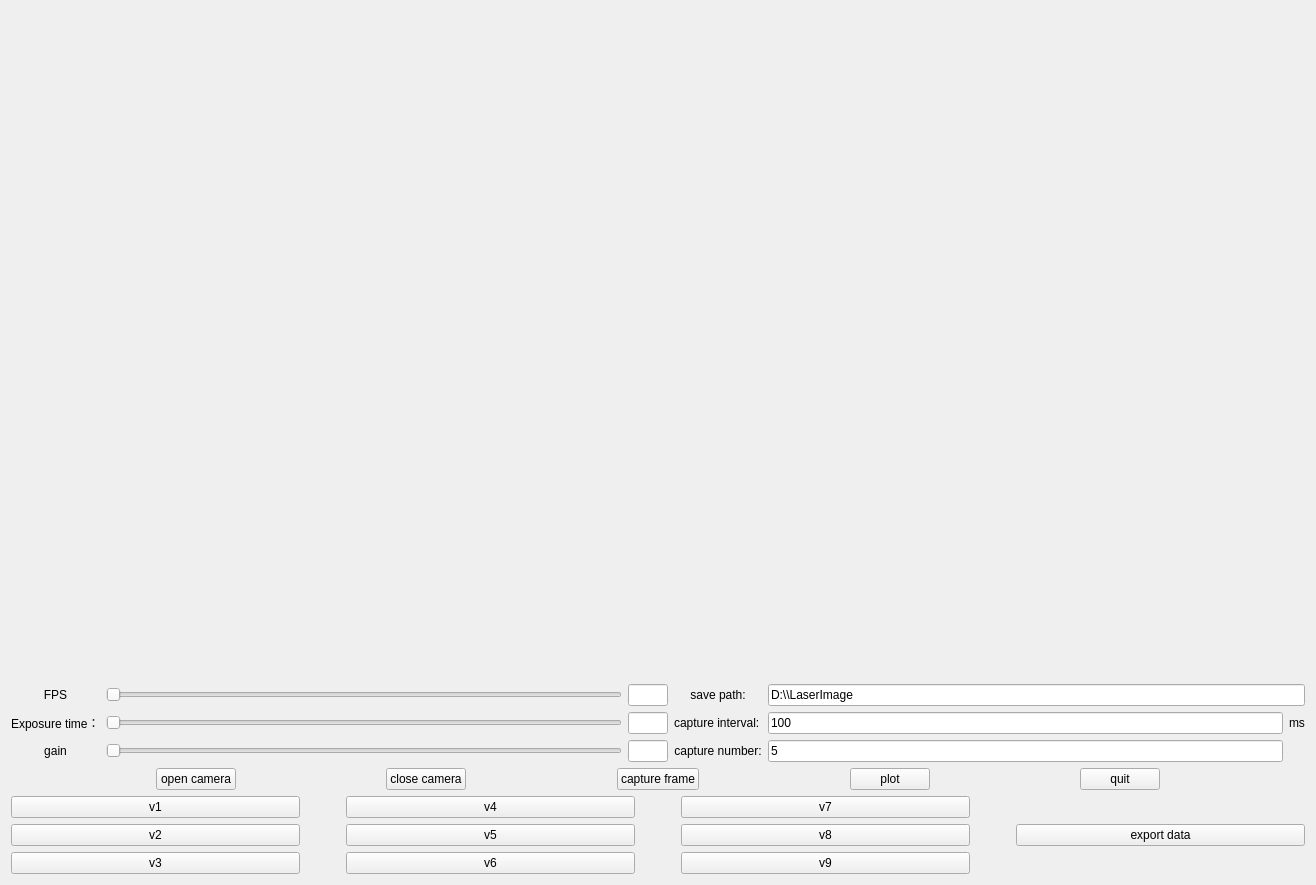
<?xml version="1.0" encoding="UTF-8"?>
<ui version="4.0">
 <class>widget</class>
 <widget class="QWidget" name="widget">
  <property name="geometry">
   <rect>
    <x>0</x>
    <y>0</y>
    <width>1316</width>
    <height>885</height>
   </rect>
  </property>
  <property name="windowTitle">
   <string>Form</string>
  </property>
  <layout class="QVBoxLayout" name="verticalLayout_2">
   <item>
    <layout class="QHBoxLayout" name="horizontalLayout_2">
     <property name="spacing">
      <number>0</number>
     </property>
     <property name="sizeConstraint">
      <enum>QLayout::SetNoConstraint</enum>
     </property>
     <item>
      <widget class="QLabel" name="label_VideoDisplay">
       <property name="text">
        <string/>
       </property>
      </widget>
     </item>
     <item>
      <spacer name="horizontalSpacer">
       <property name="orientation">
        <enum>Qt::Horizontal</enum>
       </property>
       <property name="sizeType">
        <enum>QSizePolicy::Fixed</enum>
       </property>
       <property name="sizeHint" stdset="0">
        <size>
         <width>20</width>
         <height>0</height>
        </size>
       </property>
      </spacer>
     </item>
     <item>
      <widget class="QLabel" name="label_laserdisplay">
       <property name="text">
        <string/>
       </property>
      </widget>
     </item>
    </layout>
   </item>
   <item>
    <layout class="QGridLayout" name="gridLayout">
     <item row="2" column="3">
      <widget class="QLabel" name="label_5">
       <property name="text">
        <string>capture number:</string>
       </property>
       <property name="alignment">
        <set>Qt::AlignCenter</set>
       </property>
      </widget>
     </item>
     <item row="2" column="1">
      <widget class="QSlider" name="horizontalSlider_SetGain">
       <property name="minimum">
        <number>16</number>
       </property>
       <property name="maximum">
        <number>64</number>
       </property>
       <property name="singleStep">
        <number>1</number>
       </property>
       <property name="orientation">
        <enum>Qt::Horizontal</enum>
       </property>
      </widget>
     </item>
     <item row="2" column="0">
      <widget class="QLabel" name="set_gain">
       <property name="text">
        <string>gain</string>
       </property>
       <property name="alignment">
        <set>Qt::AlignCenter</set>
       </property>
      </widget>
     </item>
     <item row="0" column="1">
      <widget class="QSlider" name="horizontalSlider_Setfps">
       <property name="orientation">
        <enum>Qt::Horizontal</enum>
       </property>
      </widget>
     </item>
     <item row="1" column="3">
      <widget class="QLabel" name="label_2">
       <property name="text">
        <string>capture interval:</string>
       </property>
      </widget>
     </item>
     <item row="2" column="4">
      <widget class="QLineEdit" name="lineEdit_Capturenumber">
       <property name="text">
        <string>5</string>
       </property>
      </widget>
     </item>
     <item row="1" column="5">
      <widget class="QLabel" name="label_3">
       <property name="text">
        <string>ms</string>
       </property>
      </widget>
     </item>
     <item row="0" column="4" colspan="2">
      <widget class="QLineEdit" name="lineEdit_Savepath">
       <property name="text">
        <string>D:\\LaserImage</string>
       </property>
      </widget>
     </item>
     <item row="0" column="2">
      <widget class="QLineEdit" name="lineEdit_fps">
       <property name="enabled">
        <bool>true</bool>
       </property>
       <property name="sizePolicy">
        <sizepolicy hsizetype="Fixed" vsizetype="Fixed">
         <horstretch>1</horstretch>
         <verstretch>0</verstretch>
        </sizepolicy>
       </property>
       <property name="maximumSize">
        <size>
         <width>40</width>
         <height>16777215</height>
        </size>
       </property>
       <property name="maxLength">
        <number>40</number>
       </property>
      </widget>
     </item>
     <item row="1" column="2">
      <widget class="QLineEdit" name="lineEdit_exposuretime">
       <property name="sizePolicy">
        <sizepolicy hsizetype="Fixed" vsizetype="Fixed">
         <horstretch>0</horstretch>
         <verstretch>0</verstretch>
        </sizepolicy>
       </property>
       <property name="maximumSize">
        <size>
         <width>40</width>
         <height>16777215</height>
        </size>
       </property>
      </widget>
     </item>
     <item row="1" column="0">
      <widget class="QLabel" name="set_Exposiretime">
       <property name="text">
        <string>Exposure time：</string>
       </property>
      </widget>
     </item>
     <item row="0" column="3">
      <widget class="QLabel" name="label">
       <property name="text">
        <string>save path:</string>
       </property>
       <property name="alignment">
        <set>Qt::AlignCenter</set>
       </property>
      </widget>
     </item>
     <item row="1" column="1">
      <widget class="QSlider" name="horizontalSlider_SetExposure">
       <property name="orientation">
        <enum>Qt::Horizontal</enum>
       </property>
      </widget>
     </item>
     <item row="1" column="4">
      <widget class="QLineEdit" name="lineEdit_Captureinterval">
       <property name="text">
        <string>100</string>
       </property>
      </widget>
     </item>
     <item row="0" column="0">
      <widget class="QLabel" name="set_FPS">
       <property name="text">
        <string>FPS</string>
       </property>
       <property name="alignment">
        <set>Qt::AlignCenter</set>
       </property>
      </widget>
     </item>
     <item row="2" column="2">
      <widget class="QLineEdit" name="lineEdit_gain">
       <property name="sizePolicy">
        <sizepolicy hsizetype="Fixed" vsizetype="Fixed">
         <horstretch>0</horstretch>
         <verstretch>0</verstretch>
        </sizepolicy>
       </property>
       <property name="maximumSize">
        <size>
         <width>40</width>
         <height>16777215</height>
        </size>
       </property>
      </widget>
     </item>
    </layout>
   </item>
   <item>
    <layout class="QHBoxLayout" name="horizontalLayout_3">
     <item>
      <spacer name="horizontalSpacer_5">
       <property name="orientation">
        <enum>Qt::Horizontal</enum>
       </property>
       <property name="sizeHint" stdset="0">
        <size>
         <width>40</width>
         <height>20</height>
        </size>
       </property>
      </spacer>
     </item>
     <item>
      <widget class="QPushButton" name="label_OpenCamera">
       <property name="text">
        <string>open camera</string>
       </property>
      </widget>
     </item>
     <item>
      <spacer name="horizontalSpacer_2">
       <property name="orientation">
        <enum>Qt::Horizontal</enum>
       </property>
       <property name="sizeHint" stdset="0">
        <size>
         <width>40</width>
         <height>20</height>
        </size>
       </property>
      </spacer>
     </item>
     <item>
      <widget class="QPushButton" name="label_CloseCamera">
       <property name="text">
        <string>close camera</string>
       </property>
      </widget>
     </item>
     <item>
      <spacer name="horizontalSpacer_3">
       <property name="orientation">
        <enum>Qt::Horizontal</enum>
       </property>
       <property name="sizeHint" stdset="0">
        <size>
         <width>40</width>
         <height>20</height>
        </size>
       </property>
      </spacer>
     </item>
     <item>
      <widget class="QPushButton" name="label_CaptureFrame">
       <property name="text">
        <string>capture frame</string>
       </property>
      </widget>
     </item>
     <item>
      <spacer name="horizontalSpacer_4">
       <property name="orientation">
        <enum>Qt::Horizontal</enum>
       </property>
       <property name="sizeHint" stdset="0">
        <size>
         <width>40</width>
         <height>20</height>
        </size>
       </property>
      </spacer>
     </item>
     <item>
      <widget class="QPushButton" name="label_PlotBloodFlow">
       <property name="text">
        <string>plot</string>
       </property>
      </widget>
     </item>
     <item>
      <spacer name="horizontalSpacer_7">
       <property name="orientation">
        <enum>Qt::Horizontal</enum>
       </property>
       <property name="sizeHint" stdset="0">
        <size>
         <width>40</width>
         <height>20</height>
        </size>
       </property>
      </spacer>
     </item>
     <item>
      <widget class="QPushButton" name="Label_quit">
       <property name="text">
        <string>quit</string>
       </property>
      </widget>
     </item>
     <item>
      <spacer name="horizontalSpacer_6">
       <property name="orientation">
        <enum>Qt::Horizontal</enum>
       </property>
       <property name="sizeHint" stdset="0">
        <size>
         <width>40</width>
         <height>20</height>
        </size>
       </property>
      </spacer>
     </item>
    </layout>
   </item>
   <item>
    <layout class="QHBoxLayout" name="horizontalLayout">
     <item>
      <layout class="QVBoxLayout" name="verticalLayout">
       <item>
        <widget class="QPushButton" name="pushButton_v1">
         <property name="text">
          <string>v1</string>
         </property>
         <property name="checkable">
          <bool>true</bool>
         </property>
        </widget>
       </item>
       <item>
        <widget class="QPushButton" name="pushButton_v2">
         <property name="text">
          <string>v2</string>
         </property>
         <property name="checkable">
          <bool>true</bool>
         </property>
        </widget>
       </item>
       <item>
        <widget class="QPushButton" name="pushButton_v3">
         <property name="text">
          <string>v3</string>
         </property>
         <property name="checkable">
          <bool>true</bool>
         </property>
        </widget>
       </item>
      </layout>
     </item>
     <item>
      <spacer name="horizontalSpacer_8">
       <property name="orientation">
        <enum>Qt::Horizontal</enum>
       </property>
       <property name="sizeType">
        <enum>QSizePolicy::Fixed</enum>
       </property>
       <property name="sizeHint" stdset="0">
        <size>
         <width>40</width>
         <height>20</height>
        </size>
       </property>
      </spacer>
     </item>
     <item>
      <layout class="QVBoxLayout" name="verticalLayout_3">
       <item>
        <widget class="QPushButton" name="pushButton_v4">
         <property name="text">
          <string>v4</string>
         </property>
         <property name="checkable">
          <bool>true</bool>
         </property>
        </widget>
       </item>
       <item>
        <widget class="QPushButton" name="pushButton_v5">
         <property name="text">
          <string>v5</string>
         </property>
         <property name="checkable">
          <bool>true</bool>
         </property>
        </widget>
       </item>
       <item>
        <widget class="QPushButton" name="pushButton_v6">
         <property name="text">
          <string>v6</string>
         </property>
         <property name="checkable">
          <bool>true</bool>
         </property>
        </widget>
       </item>
      </layout>
     </item>
     <item>
      <spacer name="horizontalSpacer_9">
       <property name="orientation">
        <enum>Qt::Horizontal</enum>
       </property>
       <property name="sizeType">
        <enum>QSizePolicy::Fixed</enum>
       </property>
       <property name="sizeHint" stdset="0">
        <size>
         <width>40</width>
         <height>20</height>
        </size>
       </property>
      </spacer>
     </item>
     <item>
      <layout class="QVBoxLayout" name="verticalLayout_4">
       <item>
        <widget class="QPushButton" name="pushButton_v7">
         <property name="text">
          <string>v7</string>
         </property>
        </widget>
       </item>
       <item>
        <widget class="QPushButton" name="pushButton_v8">
         <property name="text">
          <string>v8</string>
         </property>
        </widget>
       </item>
       <item>
        <widget class="QPushButton" name="pushButton_4">
         <property name="text">
          <string>v9</string>
         </property>
        </widget>
       </item>
      </layout>
     </item>
     <item>
      <spacer name="horizontalSpacer_10">
       <property name="orientation">
        <enum>Qt::Horizontal</enum>
       </property>
       <property name="sizeType">
        <enum>QSizePolicy::Fixed</enum>
       </property>
       <property name="sizeHint" stdset="0">
        <size>
         <width>40</width>
         <height>20</height>
        </size>
       </property>
      </spacer>
     </item>
     <item>
      <widget class="QPushButton" name="pushButton_2">
       <property name="text">
        <string>export data</string>
       </property>
      </widget>
     </item>
    </layout>
   </item>
  </layout>
 </widget>
 <resources/>
 <connections/>
</ui>
